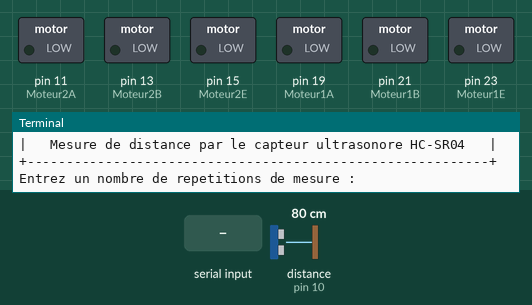
Bench run of a program on a simulated Raspberry Pi (header pin numbers). On the bench: switched loads named in the program (green lamp = pin HIGH), the last lines printed to the terminal. The inputs (shaded band) are chosen by the test bench; at power-on: distance to the obstacle (sensor on pin 10) 80 cm. The echo pulse lasts 58.3 µs per cm; the clock reads 2024-03-15 10:24:30 at power-on unless the program sets it; pins used as bus, display or sensor lines are not drawn. At 3.9 s the program stops and its outputs stay as they are.

Above: at 1.2 s.
1.3 s: "2" typed at the terminal, then Enter
At 3.75 s:
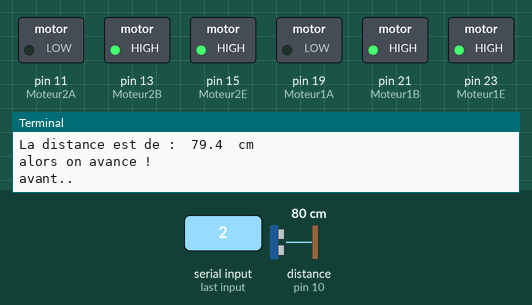
Timing chart, 0 to 5.4 s (numbered marks = the images above; inputs shaded):
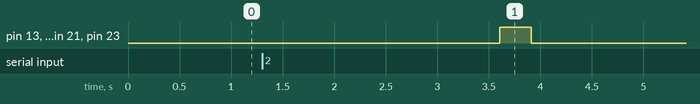

The program:

1robot.py
```python
import RPi.GPIO as GPIO
import time
import propulsion

GPIO.setmode(GPIO.BOARD)

print "+-----------------------------------------------------------+"
print "|   Mesure de distance par le capteur ultrasonore HC-SR04   |"
print "+-----------------------------------------------------------+"

Trig = 8          # Entree Trig du HC-SR04 branchee au GPIO 23
Echo = 10         # Sortie Echo du HC-SR04 branchee au GPIO 24

GPIO.setup(Trig,GPIO.OUT)
GPIO.setup(Echo,GPIO.IN)

GPIO.output(Trig, False)

repet = input("Entrez un nombre de repetitions de mesure : ")

propulsion.init()

time.sleep(2) # pause au debut


for x in range(repet):    # On prend la mesure "repet" fois

   time.sleep(0.3)       # On la prend toute les 1 seconde

   GPIO.output(Trig, True)
   time.sleep(0.00001)
   GPIO.output(Trig, False)

   while GPIO.input(Echo)==0:  ## Emission de l'ultrason
     debutImpulsion = time.time()

   while GPIO.input(Echo)==1:   ## Retour de l'Echo
     finImpulsion = time.time()

   distance = round((finImpulsion - debutImpulsion) * 340 * 100 / 2, 1)  ## Vitesse du son = 340 m/s

   print "La distance est de : ",distance," cm"


   if distance < 30 :
      print "alors on tourne !"
      propulsion.gauche(1)

   else :
      print "alors on avance !"
      propulsion.avant(1)


GPIO.cleanup()
```

propulsion.py
```python
## Controle d'un moteur DC par le Raspberry Pi

import RPi.GPIO as GPIO
from time import sleep

Moteur2A = 11      ## premiere sortie du premier moteur, pin 16
Moteur2B = 13      ## deuxieme sortie de premier moteur, pin 18
Moteur2E = 15      ## enable du premier moteur, pin 22

Moteur1A = 19      ## premiere sortie du premier moteur, pin 16
Moteur1B = 21      ## deuxieme sortie de premier moteur, pin 18
Moteur1E = 23      ## enable du premier moteur, pin 22


def init():
 GPIO.setmode(GPIO.BOARD)   ##je prefere la numerotation BOARD plutot que BCM


# moteur gauche
 GPIO.setup(Moteur1A,GPIO.OUT)  ## ces trois pins du Raspberry Pi sont des sorties
 GPIO.setup(Moteur1B,GPIO.OUT)
 GPIO.setup(Moteur1E,GPIO.OUT)

# moteur droit
 GPIO.setup(Moteur2A,GPIO.OUT)  ## ces trois pins du Raspberry Pi sont des sorties
 GPIO.setup(Moteur2B,GPIO.OUT)
 GPIO.setup(Moteur2E,GPIO.OUT)

 stop()

 pwm = GPIO.PWM(Moteur1E,50)   ## pwm de la pin 22 a une frequence de 50 Hz
 pwm.start(10)   ## on commemnce avec un rapport cyclique de 100%


def test(t):
 print "test.."
############################################

 GPIO.output(Moteur1B,GPIO.HIGH)
 GPIO.output(Moteur1A,GPIO.LOW)
 GPIO.output(Moteur1E,GPIO.HIGH)

 GPIO.output(Moteur2B,GPIO.HIGH)
 GPIO.output(Moteur2A,GPIO.LOW)
 GPIO.output(Moteur2E,GPIO.HIGH)

############################################
############################################
############################################


def avant(t):
 print"avant.."

# init()
 GPIO.output(Moteur1A,GPIO.LOW)
 GPIO.output(Moteur1B,GPIO.HIGH)
 GPIO.output(Moteur1E,GPIO.HIGH)

 GPIO.output(Moteur2A,GPIO.LOW)
 GPIO.output(Moteur2B,GPIO.HIGH)
 GPIO.output(Moteur2E,GPIO.HIGH)

# sleep(t)  ## on laisse tourner le moteur 5 secondes avec des parametres
# stop()


def arriere(t):
 print "arriere.."

# init()

 print "Rotation sens direct, vitesse maximale (rapport cyclique 100%)"
 GPIO.output(Moteur1A,GPIO.HIGH)
 GPIO.output(Moteur1B,GPIO.LOW)
 GPIO.output(Moteur1E,GPIO.HIGH)

 GPIO.output(Moteur2A,GPIO.HIGH)
 GPIO.output(Moteur2B,GPIO.LOW)
 GPIO.output(Moteur2E,GPIO.HIGH)

 sleep(t)
 stop()
# sleep(t)  ## on laisse tourner le moteur 5 secondes avec des parametres

def gauche(t):
 print "gauche.."
# init()
 GPIO.output(Moteur2A,GPIO.HIGH)
 GPIO.output(Moteur2B,GPIO.LOW)
 GPIO.output(Moteur2E,GPIO.HIGH)

 GPIO.output(Moteur1A,GPIO.LOW)
 GPIO.output(Moteur1B,GPIO.HIGH)
 GPIO.output(Moteur1E,GPIO.HIGH)

 sleep(t)
 stop()

def droite(t):
 print "droite.."
# init()
 GPIO.output(Moteur1A,GPIO.HIGH)
 GPIO.output(Moteur1B,GPIO.LOW)
 GPIO.output(Moteur1E,GPIO.HIGH)

 GPIO.output(Moteur2A,GPIO.LOW)
 GPIO.output(Moteur2B,GPIO.HIGH)
 GPIO.output(Moteur2E,GPIO.HIGH)

 sleep(t)
 stop()


def stop():
 print "Arret du moteur"
 GPIO.output(Moteur1E,GPIO.LOW)
 GPIO.output(Moteur2E,GPIO.LOW)
# GPIO.cleanup()
```

Measured:
- after the input at 1.3 s, pin 13 (Moteur2B), pin 15 (Moteur2E), pin 21 (Moteur1B), pin 23 (Moteur1E): LOW → HIGH after 2.3 s, → LOW 0.31 s later
